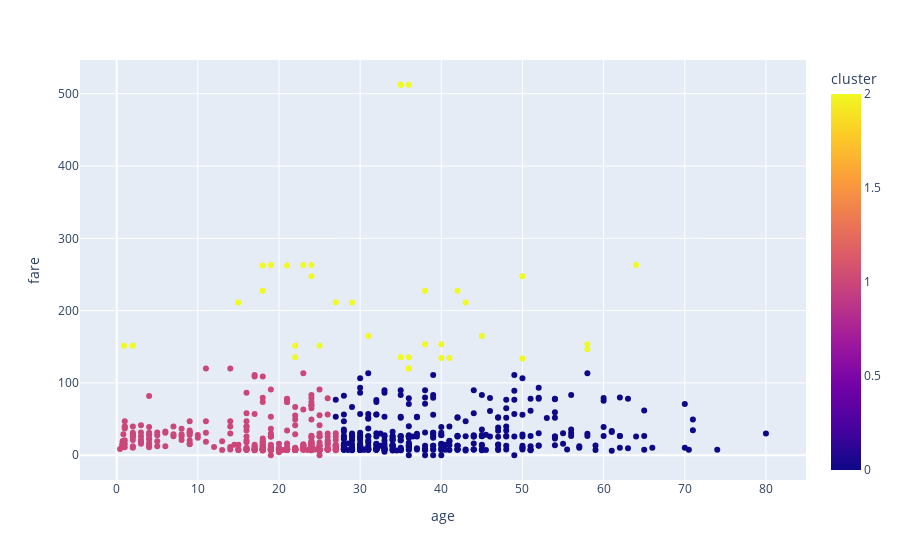

The notebook cell this image was saved under:
### Code cell
import plotly.express as px
fig=px.scatter(df, x='age', y='fare', color='cluster')
fig.show()

### Figure 1 — Plotly figure (JSON) as saved in the notebook; plotly's stock layout.template omitted (floating-point values rounded to 4 significant figures; data arrays with more than 128 entries replaced by an {"elided": "..."} marker saying what was removed)
{"data": [{"hovertemplate": "age=%{x}<br>fare=%{y}<br>cluster=%{marker.color}<extra></extra>", "legendgroup": "", "marker": {"color": {"elided": "891 int values"}, "coloraxis": "coloraxis", "symbol": "circle"}, "mode": "markers", "name": "", "orientation": "v", "showlegend": false, "type": "scatter", "x": {"elided": "891 float values"}, "xaxis": "x", "y": {"elided": "891 float values"}, "yaxis": "y"}], "layout": {"coloraxis": {"colorbar": {"title": {"text": "cluster"}}, "colorscale": [[0, "#0d0887"], [0.1111, "#46039f"], [0.2222, "#7201a8"], [0.3333, "#9c179e"], [0.4444, "#bd3786"], [0.5556, "#d8576b"], [0.6667, "#ed7953"], [0.7778, "#fb9f3a"], [0.8889, "#fdca26"], [1, "#f0f921"]]}, "legend": {"tracegroupgap": 0}, "margin": {"t": 60}, "xaxis": {"anchor": "y", "domain": [0, 1], "title": {"text": "age"}}, "yaxis": {"anchor": "x", "domain": [0, 1], "title": {"text": "fare"}}}}
